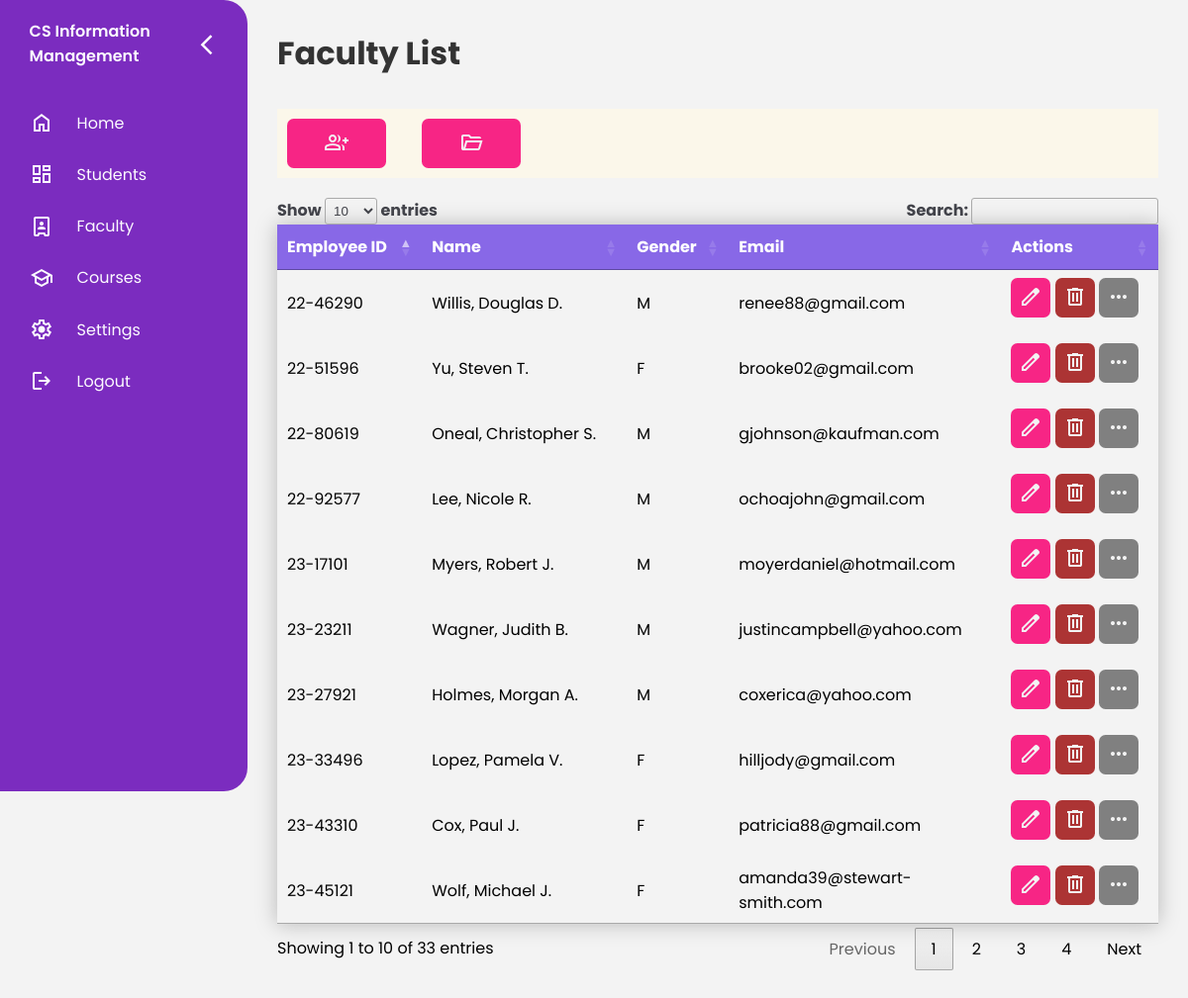
Before: /show_faculty/ (signed in) with the older database file.
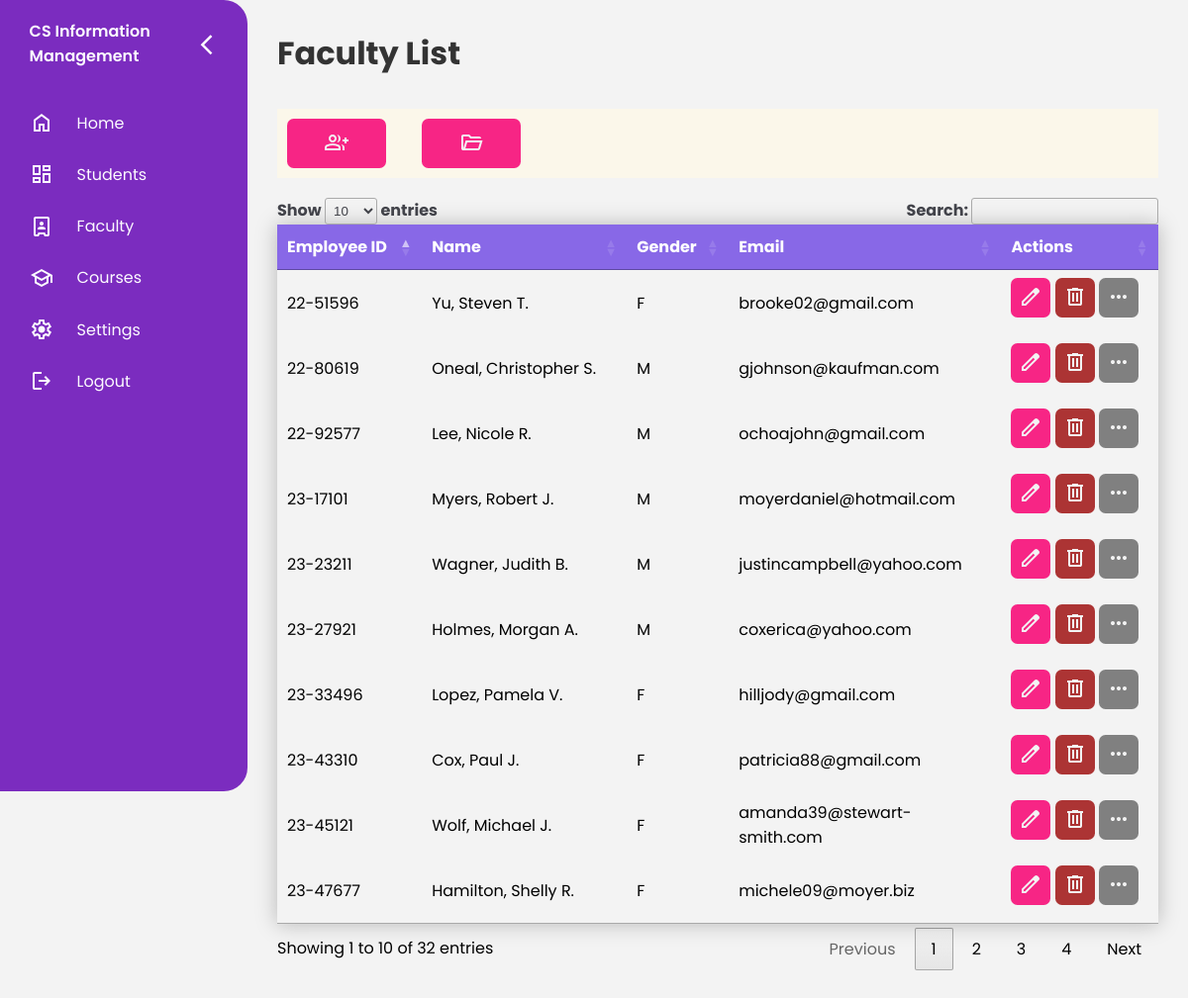
After: the same page with the newer database file.
### IMS_app/models.py (models this page shows, shortened)
class Faculty(models.Model):
    GENDER_CHOICES = [
        ('M', 'Male'),
        ('F', 'Female'),
        ('O', 'Other'),
    ]
    RELATIONSHIP_CHOICES = [
        ('P', 'Parent'),
        ('S', 'Sibling'),
        ('G', 'Guardian'),
        ('O', 'Other'),
    ]
    first_name = models.CharField(max_length=100)
    middle_name = models.CharField(max_length=100, blank=True)
    last_name = models.CharField(max_length=100)
    employee_id = models.CharField(max_length=9, unique=True)
    email = models.EmailField(unique=True)
    date_of_birth = models.DateField(verbose_name="Date of Birth")
    gender = models.CharField(max_length=1, choices=GENDER_CHOICES, null=True, blank=True)
    phone_number = models.CharField(max_length=15, blank=True)
    current_province_code = models.CharField(max_length=10, blank=True)
    current_city_code = models.CharField(max_length=10, blank=True)
    current_barangay_code = models.CharField(max_length=10, blank=True)
    permanent_province_code = models.CharField(max_length=10, blank=True)
    permanent_city_code = models.CharField(max_length=10, blank=True)
    permanent_barangay_code = models.CharField(max_length=10, blank=True)
    emergency_contact_name = models.CharField(max_length=100, blank=True)
    emergency_contact_phone = models.CharField(max_length=15, blank=True)
    emergency_contact_relation = models.CharField(choices=RELATIONSHIP_CHOICES, max_length=50, blank=True)
    @property
    def name(self):
        if self.middle_name:
            return f"{self.last_name}, {self.first_name} {self.middle_name[0]}."
        return f"{self.last_name}, {self.first_name}"

### IMS_app/views.py (the view)
# urls.py: path('show_faculty/', faculty_list, name='faculty_list'),
@login_required
def faculty_list(request):
    faculties = Faculty.objects.all()
    form = UploadFileForm()
    return render(request, 'IMS_app/faculty_list.html', {'faculties': faculties, 'form':form})

### IMS_app/forms.py
class UploadFileForm(forms.Form):
    files = forms.FileField()

### IMS_app/templates/IMS_app/faculty_list.html (shortened to what this page needs)
{% extends "IMS_app/base.html" %} {% load static %} {% block content %}
<h1 style="color: #333; margin-bottom: 1em">Faculty List</h1>
<div class="menu-2-container">
  <div class="menu-2">
    <button
      style="grid-area: button-1"
      onclick="window.location.href='{% url 'faculty_create' %}'"
    >
    </button>
    <button id="openModalBtn">
    </button>
  </div>
</div>
<table id="students" class="table">
  <thead>
    <tr>
      <th data-title="Employee ID">Employee ID</th>
      <th data-title="Name">Name</th>
      <th data-title="Gender">Gender</th>
      <th data-title="Email">Email</th>
      <th data-title="Actions">Actions</th>
    </tr>
  </thead>
  <tbody>
    {% for faculty in faculties %}
    <tr>
      <td data-title="Employee ID">{{ faculty.employee_id }}</td>
      <td data-title="Name">{{ faculty.name }}</td>
      <td data-title="Gender">{{ faculty.gender }}</td>
      <td data-title="Email">{{ faculty.email }}</td>
      <td data-title="Actions">
        <div class="action-button-container">
          <button
            class="edit-button"
            onclick="window.location.href='{% url 'faculty_update' faculty.pk %}'"
          >
          </button>
          <button
            class="delete-button"
            onclick="window.location.href='{% url 'faculty_delete' faculty.pk %}'"
          >
            <svg
              xmlns="http://www.w3.org/2000/svg"
              height="24px"
              viewBox="0 -960 960 960"
              width="24px"
              fill="#F3F3F3"
            >
              <path
                d="M280-120q-33 0-56.5-23.5T200-200v-520h-40v-80h200v-40h240v40h200v80h-40v520q0 33-23.5 56.5T680-120H280Zm400-600H280v520h400v-520ZM360-280h80v-360h-80v360Zm160 0h80v-360h-80v360ZM280-720v520-520Z"
              />
            </svg>
          </button>
          <button
            class="others-button"
            onclick="window.location.href='{% url 'faculty_info' faculty.pk %}'"
          >
          </button>
        </div>
      </td>
    </tr>
    {% endfor %}
  </tbody>
</table>
{% load static %}
{% endblock %}

Changed rows visible on the page:
removed Faculty: employee_id "22-46290", name "Willis, Douglas D.", gender "M", email "renee88@gmail.com"
now on this page (row unchanged): Faculty: employee_id "23-47677", name "Hamilton, Shelly R.", gender "F", email "michele09@moyer.biz"
Other visible differences:
text written by a page script: "Show entries Search: Showing 1 to 10 of 33 entries Previous 1 2 3 4 Next" → "Show entries Search: Showing 1 to 10 of 32 entries Previous 1 2 3 4 Next"
